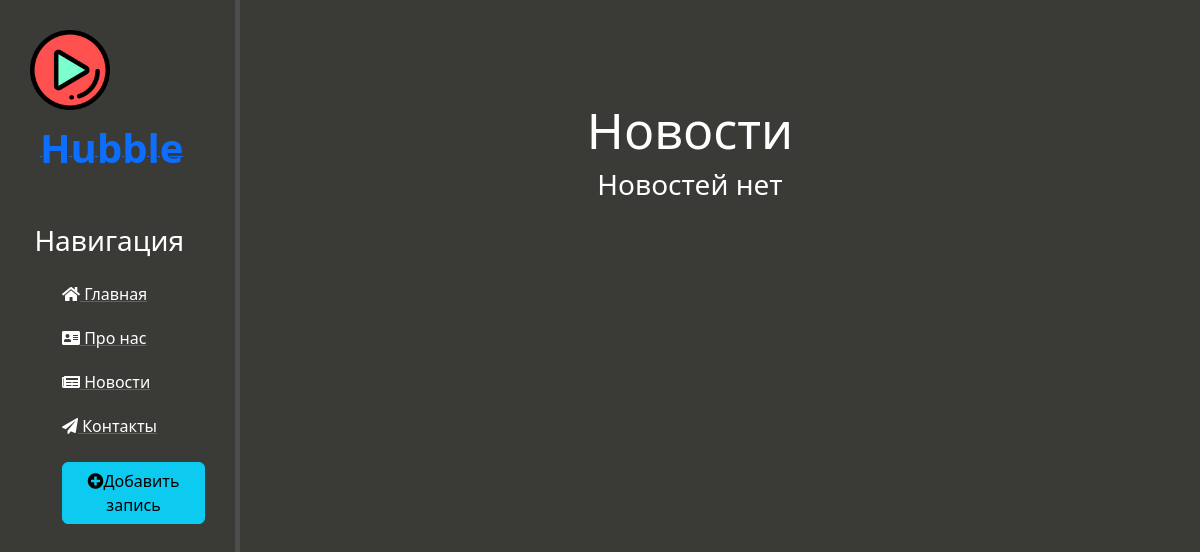
Before: /news/ with the older database file.
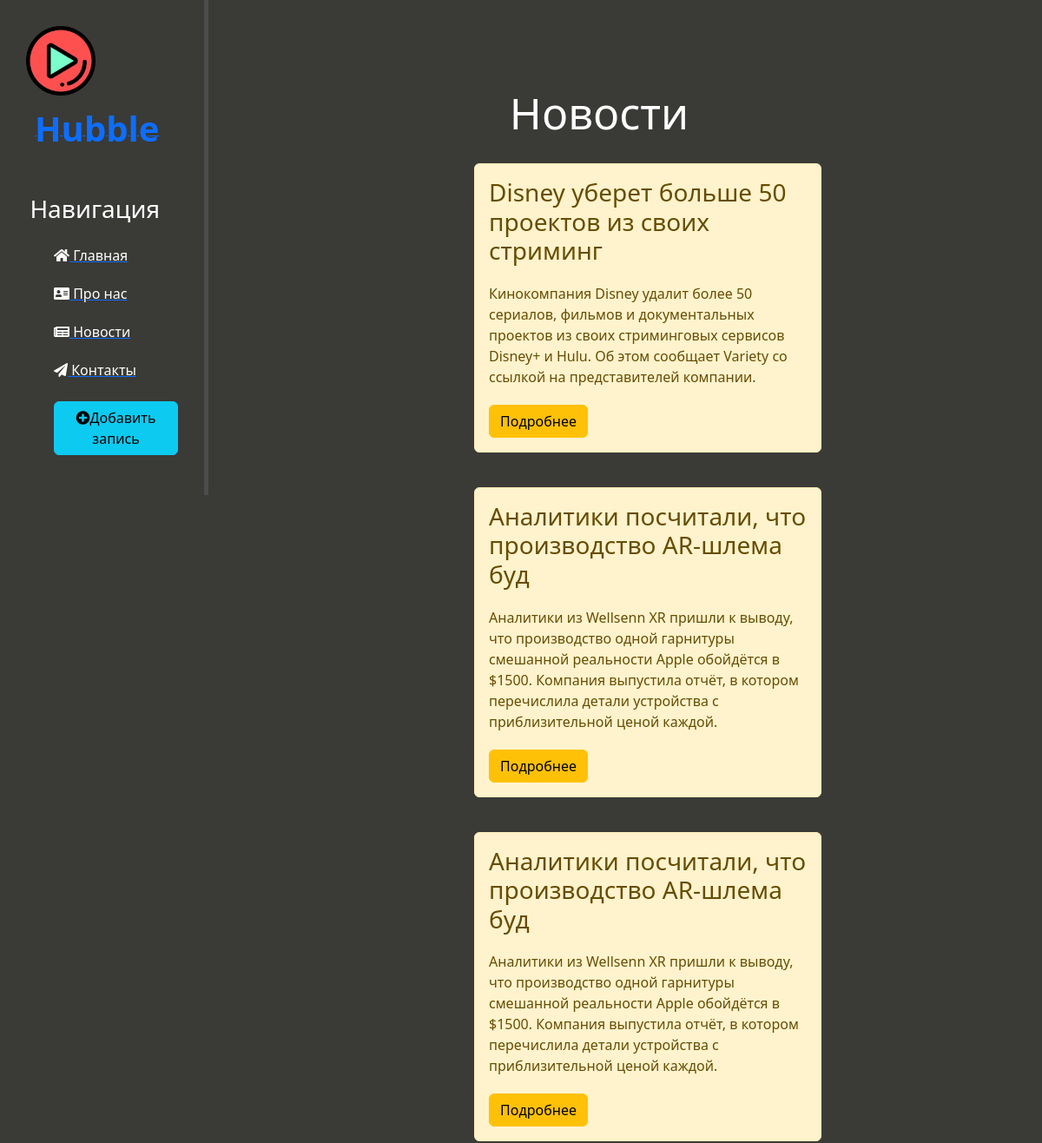
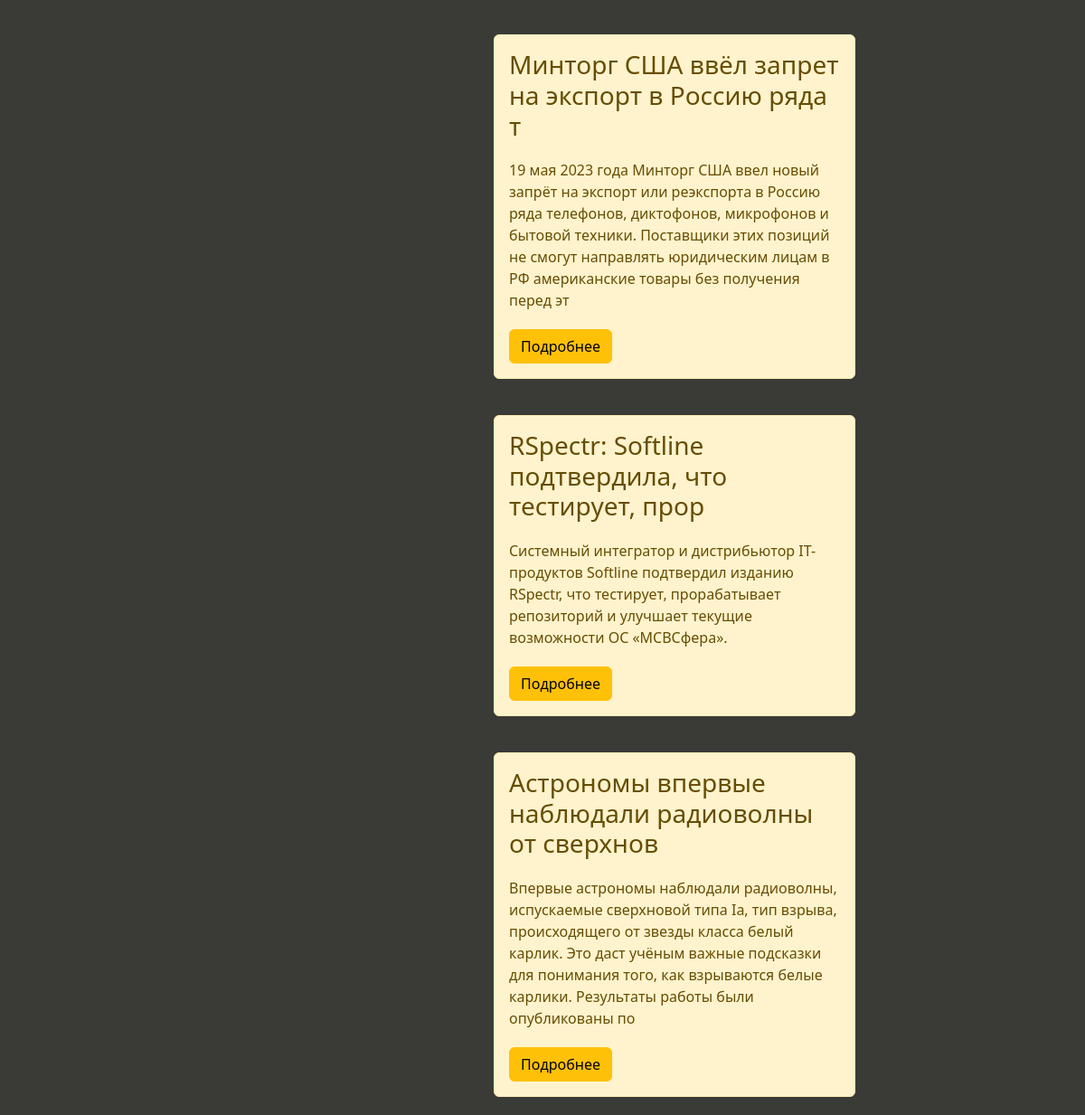
After: the same page with the newer database file (2 pictures, top to bottom).
### news/models.py (models this page shows, shortened)
class Articles(models.Model):
    title = models.CharField('Название', max_length=50, default='')
    anons = models.CharField('Анонс', max_length=250, default='')
    full_text = models.TextField('Статья')
    date = models.DateTimeField('Дата публикации')
    class Meta:
        verbose_name = 'Новость'
        verbose_name_plural = 'Новости'

### news/views.py (the view)
# urls.py: path('', views.news_home, name='news_home'),
def news_home(request):
    data = {
        'title': 'Новости',
        'news': Articles.objects.order_by('-date')
    }
    return render(request, 'news/news_home.html', data)

### news/templates/news/news_home.html
{% extends 'main/layout.html' %}
{% block content %}
    <div class="features">
        <h1>Новости</h1>
        {% if news %}
            {% for el in news %}
                <div class="alert alert-warning">
                    <h3>{{ el.title }}</h3>
                    <p>{{ el.anons }}</p>
                    <a href="{% url 'news_detail' el.id %}" class="btn btn-warning">Подробнее</a>
                </div>
            {% endfor %}
        {% else %}
            <h3>Новостей нет</h3>
        {% endif %}
    </div>
{% endblock content %}

### main/templates/main/layout.html (shortened to what this page needs)
{% load static %}
<!DOCTYPE html>
<html lang="ru">
<head>
    <link rel="stylesheet" href="https://cdn.jsdelivr.net/npm/bootstrap@5.2.3/dist/css/bootstrap.min.css">
    <link rel="stylesheet" href="{% static 'main/css/main.css' %}">
    <link rel="stylesheet" href="https://use.fontawesome.com/releases/v5.8.2/css/all.css">
</head>
<body>
    <aside>
        <a href="{% url 'home' %}">
            <img src="{% static 'main/img/icon.png' %}" alt="Logo">
            <span class="logo">Hubble</span>
        </a>
        <h3>Навигация</h3>
        <ul>
            <a href="{% url 'home' %}"><li><i class="fas fa-home"></i> Главная</li></a>
            <a href="{% url 'about' %}"><li><i class="fas fa-address-card"></i> Про нас</li></a>
            <a href="{% url 'news_home' %}"><li><i class="fas fa-newspaper"></i> Новости</li></a>
            <a href=""><li><i class="fas fa-paper-plane"></i> Контакты</li></a><br>
            <a href="{% url 'create' %}"><button class="btn btn-info"><i class="fas fa-plus-circle"></i>Добавить запись</button></a>
        </ul>
    </aside>
    <main>
        {% block content %}{% endblock %}
    </main>
</body>
</html>

### main/static/main/css/main.css (style rules this page uses)
body { background: #3a3a37; }
aside { float: left; width: 20%; padding: 2.5%; color: white; border-right: 5px solid #4d4d4d; }
aside img { width: 80px; float: left; }
aside .logo { font-size: 40px; margin-left: 10px; font-weight: bold; position: relative; top: 8px; }
aside h3 { padding: 2.5%; margin-top: 50px; font-size: 28px; }
aside ul { list-style: none; }
aside ul li { color: white; display: block; margin-top: 20px; transition: transform .6s ease; }
main .features { float: left; color: white; margin-top: 100px; text-align: center; width: 75%; }
main .features h1 { font-size: 50px; }
main .features p { max-width: 400px; margin: 20px auto; }
.alert-warning { float: left; clear: both; width: 400px; margin: 20px 34%; text-align: left; }

Changed rows visible on the page:
added Articles: title "Disney уберет больше 50 проектов из своих стриминг", anons "Кинокомпания Disney удалит более 50 сериалов, фильмов и документальных проектов из своих стриминговых сервисов Disney+ и Hulu. Об этом сообщает Variety со ссылкой на представителей компании."
added Articles: title "Аналитики посчитали, что производство AR-шлема буд", anons "Аналитики из Wellsenn XR пришли к выводу, что производство одной гарнитуры смешанной реальности Apple обойдётся в $1500. Компания выпустила отчёт, в котором перечислила детали устройства с приблизительной ценой каждой."
added Articles: title "Аналитики посчитали, что производство AR-шлема буд", anons "Аналитики из Wellsenn XR пришли к выводу, что производство одной гарнитуры смешанной реальности Apple обойдётся в $1500. Компания выпустила отчёт, в котором перечислила детали устройства с приблизительной ценой каждой."
added Articles: title "Минторг США ввёл запрет на экспорт в Россию ряда т", anons "19 мая 2023 года Минторг США ввел новый запрёт на экспорт или реэкспорта в Россию ряда телефонов, диктофонов, микрофонов и бытовой техники. Поставщики этих позиций не смогут направлять юридическим лицам в РФ американские товары без получения перед эт"
added Articles: title "RSpectr: Softline подтвердила, что тестирует, прор", anons "Системный интегратор и дистрибьютор IT-продуктов Softline подтвердил изданию RSpectr, что тестирует, прорабатывает репозиторий и улучшает текущие возможности ОС «МСВСфера»."
added Articles: title "Астрономы впервые наблюдали радиоволны от сверхнов", anons "Впервые астрономы наблюдали радиоволны, испускаемые сверхновой типа Ia, тип взрыва, происходящего от звезды класса белый карлик. Это даст учёным важные подсказки для понимания того, как взрываются белые карлики. Результаты работы были опубликованы по"
Other visible differences:
text no longer shown: "Новостей нет"
